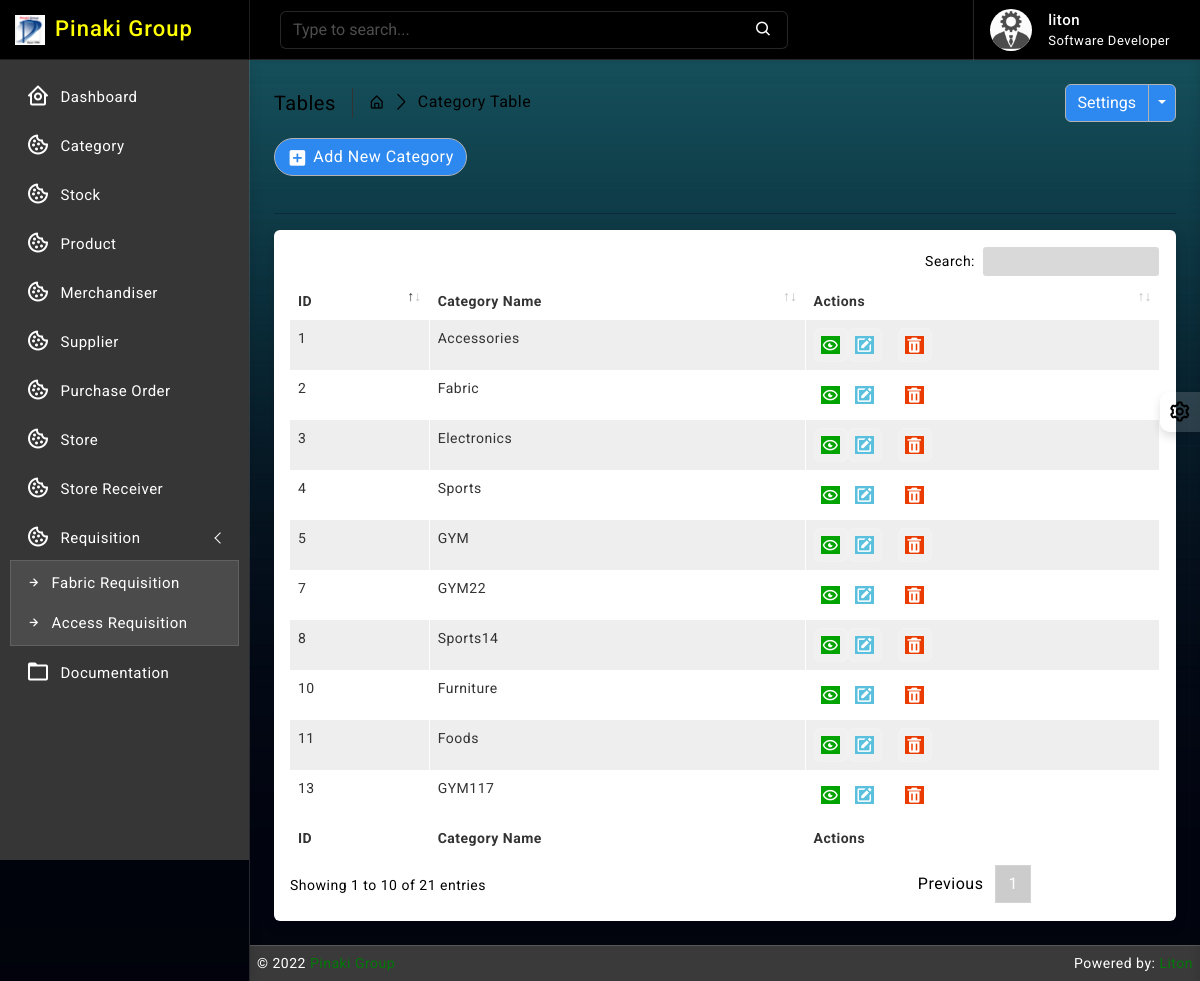
Page /category/ (signed in) on the committed database.
### category/models.py (models this page shows, shortened)
class Category(models.Model):
    name = models.CharField(max_length=64, null=True, unique=True, blank=True)
    created_at = models.DateTimeField(auto_now_add=True, auto_now=False)
    updated_at = models.DateTimeField(auto_now_add=False, auto_now=True)

### accounts/decorators.py (the view)
        def wrapper_func(request, *args, **kwargs):
            group = None
            if request.user.groups.exists():
                group = request.user.groups.all()[0].name
            if group in allowed_roles:
                return view_func(request, *args, **kwargs)
            else:
                return render(request, 'accounts/index.html')

### category/views.py (called while the page is built)
@login_required
@allowed_users(allowed_roles=['admin', 'merchandiser', 'store'])
def category_read(request):
    category_data = Category.objects.all().order_by('-id')
    context = {
        'category_data': category_data
    }
    return render(request, 'category/read.html', context)

### templates/category/read.html (shortened to what this page needs)
{% extends 'base/base.html' %}
{% block body %}
{% load static %}
		<div class="page-wrapper">
			<div class="page-content">
				<div class="page-breadcrumb d-none d-sm-flex align-items-center mb-3">
					<div class="breadcrumb-title pe-3">Tables</div>
					<div class="ps-3">
						<nav aria-label="breadcrumb">
							<ol class="breadcrumb mb-0 p-0">
								<li class="breadcrumb-item"><a href="#"><i class="bx bx-home-alt"></i></a>
								</li>
								<li class="breadcrumb-item active" aria-current="page">Category Table</li>
							</ol>
						</nav>
					</div>
					<div class="ms-auto">
						<div class="btn-group">
							<button type="button" class="btn btn-light">Settings</button>
							<button type="button" class="btn btn-light dropdown-toggle dropdown-toggle-split" data-bs-toggle="dropdown">	<span class="visually-hidden">Toggle Dropdown</span>
							</button>
						</div>
					</div>
				</div>
                <div class="ms-auto"><a href="/category/create/" class="btn btn-light radius-30 mt-2 mt-lg-0"><i class="bx bxs-plus-square"></i>Add New Category</a></div><br>
				<hr/>
				<div class="card">
					<div class="card-body">
						<div class="table-responsive">
							<table id="example2" class="table table-striped table-bordered">
								<thead>
									<tr>
										<th>ID</th>
										<th>Category Name</th>
										<th>Actions</th>
									</tr>
								</thead>
								<tbody>
									{% for data in category_data %}
									<tr>
									   <td>{{ data.id }}</td>
									   <td>{{ data.name }}</td>
									   <td class="center">
										<div class="d-flex order-actions">
											<a class="" href="#">
												<i class="fadeIn animated bx bx-show-alt"></i>
											</a>
											<a class="" href="{% url 'category_update' data.id %}">
												<i class='bx bxs-edit'></i>
											</a>
											<a class="ms-3" href="{% url 'category_delete' data.id %}" onclick="return confirm('Are you sure?');">
												<i class='bx bxs-trash'></i>
											</a>
										</div>
									   </td>
									</tr>
								 {% endfor %}
								</tbody>
								<tfoot>
									<tr>
										<th>ID</th>
										<th>Category Name</th>
										<th>Actions</th>
									</tr>
								</tfoot>
							</table>
						</div>
					</div>
				</div>
			</div>
		</div>
{% endblock body %}

### templates/base/navbar.html (shortened to what this page needs)
{% load static %}
		<header>
			<div class="topbar d-flex align-items-center">
				<nav class="navbar navbar-expand">
					<div class="search-bar flex-grow-1">
						<div class="position-relative search-bar-box">
							<input type="text" class="form-control search-control" placeholder="Type to search..."> <span class="position-absolute top-50 search-show translate-middle-y"><i class='bx bx-search'></i></span>
						</div>
					</div>
					<div class="user-box dropdown">
						<a class="d-flex align-items-center nav-link dropdown-toggle dropdown-toggle-nocaret" href="#" role="button" data-bs-toggle="dropdown" aria-expanded="false">
							<img src="{% static 'images/avatars/avatar-2.png' %}" class="user-img" alt="user avatar">
							<div class="user-info ps-3">
								<p class="user-name mb-0">{{request.user}}</p>
								<p class="designattion mb-0">Software Developer</p>
							</div>
						</a>
					</div>
				</nav>
			</div>
		</header>

### static/css/app.css (style rules this page uses)
body { font-size: 14px; letter-spacing: .5px; font-family: Roboto, sans-serif; overflow-x: hidden }
a { text-decoration: none }
.topbar { position: fixed; top: 0; left: 250px; right: 0; height: 60px; background: #000000; border-bottom: 1px solid rgb(255 255 255 / 15%); z-index: 10; box-shadow: 0 .125rem .25rem rgba(0, 0, 0, .075)!important }
.topbar .navbar { width: 100%; height: 60px; padding-left: 30px; padding-right: 30px }
.page-wrapper { height: 100%; margin-top: 60px; margin-bottom: 0px; margin-left: 250px }
.page-content { padding: 1.5rem 1.5rem 0 1.5rem }
.breadcrumb-title { font-size: 20px; border-right: 1.5px solid #333; }
.page-breadcrumb .breadcrumb li.breadcrumb-item { font-size: 16px }
.page-breadcrumb .breadcrumb-item+.breadcrumb-item::before { display: inline-block; padding-right: .5rem; color: #000000; font-family: LineIcons; content: "\ea5c" }
.order-actions a { font-size: 18px; width: 34px; height: 34px; display: flex; align-items: center; justify-content: center; background: rgb(255 255 255 / 15%); border: 1px solid rgb(255 255 255 / 15%); text-align: center; border-radius: 20%; color: #ffffff }
.radius-30 { border-radius: 30px }
.btn i { vertical-align: middle; font-size: 1.3rem; margin-top: -1em; margin-bottom: -1em; margin-right: 5px }
input::placeholder { color: #fff!important; opacity: .3!important }
.search-bar-box { width: 75% }
.search-control { background-color: rgb(0 0 0 / 15%); border: 1px solid rgb(255 255 255 / 15%); padding-right: 2.5rem }
.search-show { font-size: 18px; right: 15px; color: #ffffff; }
.dropdown-toggle-nocaret:after { display: none }
.user-img { width: 42px; height: 42px; border-radius: 50%; border: 0 solid #ffffff; padding: 0; background: #ffffff; margin-left: 1rem; }
.user-info .user-name { font-size: 15px; font-weight: 500; color: #ffffff }
.user-info .designattion { font-size: 13px; color: #ffffff; }
.user-box { display: flex; align-items: center; height: 60px; border-left: 1px solid rgb(255 255 255 / 15%); margin-left: 1rem }
.bg-theme { background-size: 100% 100%; background-attachment: fixed; background-position: center; background-repeat: no-repeat; transition: background .2s; }
body.bg-theme2 { background-image: url(../images/bg-themes/2.png); }

### rows in the picture
Category: id "13", name "GYM117"
Category: id "11", name "Foods"
Category: id "10", name "Furniture"
Category: id "8", name "Sports14"
Category: id "7", name "GYM22"
Category: id "5", name "GYM"
Category: id "4", name "Sports"
Category: id "3", name "Electronics"
Category: id "2", name "Fabric"
Category: id "1", name "Accessories"

### other values in the picture
{{ request.user }} "liton"
